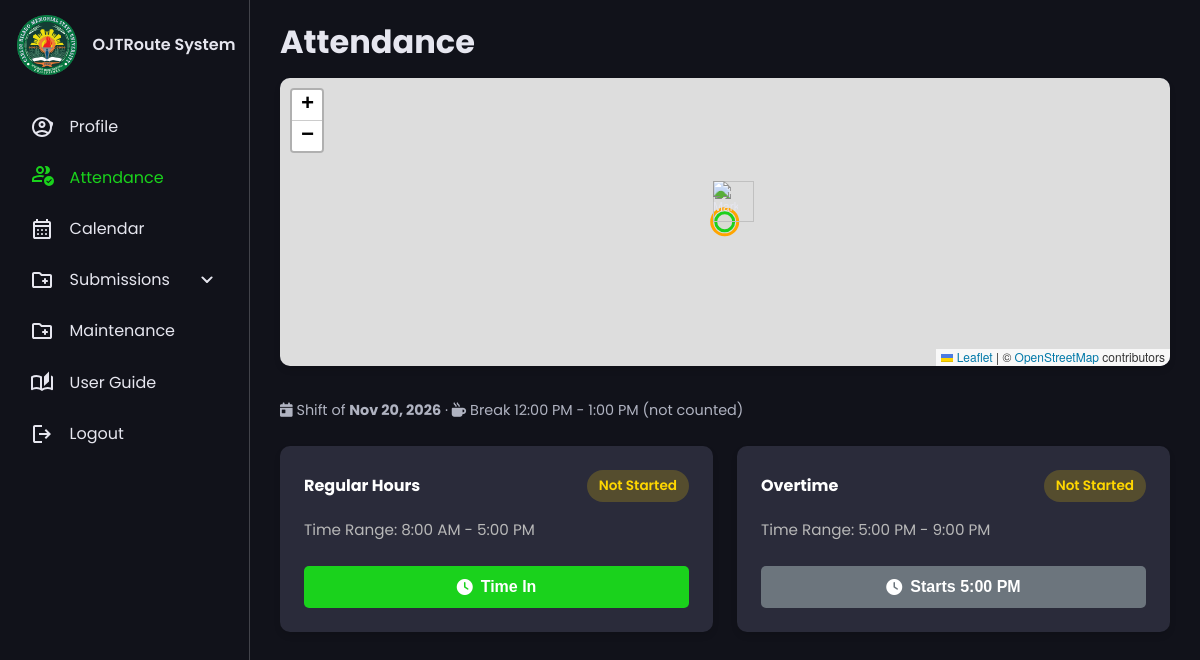
/student/attendance.php (signed in), run on the app's committed database.
### tables this page shows
CREATE TABLE `student_workplaces` (
  `id` int(11) unsigned NOT NULL AUTO_INCREMENT,
  `student_id` int(11) unsigned NOT NULL COMMENT 'FK to students',
  `company_name` varchar(200) NOT NULL,
  `company_head` varchar(100) DEFAULT NULL COMMENT 'Company head/supervisor name',
  `company_address` varchar(255) NOT NULL,
  `position_title` varchar(100) DEFAULT NULL COMMENT 'Student role (e.g., Software Development Intern)',
  `workplace_latitude` decimal(10,8) NOT NULL COMMENT 'GPS latitude for radius verification',
  `workplace_longitude` decimal(11,8) NOT NULL COMMENT 'GPS longitude for radius verification',
  `start_date` date NOT NULL,
  `end_date` date DEFAULT NULL COMMENT 'Nullable if currently active',
  `is_active` tinyint(1) NOT NULL DEFAULT 1 COMMENT 'Active placement flag',
  `created_at` timestamp NOT NULL DEFAULT current_timestamp(),
  `updated_at` timestamp NOT NULL DEFAULT current_timestamp() ON UPDATE current_timestamp(),
  `supervisor_position` varchar(255) NOT NULL,
  `head_trainee` varchar(255) NOT NULL,
  `head_trainee_position` varchar(255) NOT NULL,
  `head_trainee_contact` varchar(255) NOT NULL,
  `head_trainee_email` varchar(255) NOT NULL,
  `schedule_start_time` time DEFAULT NULL COMMENT 'Shift start (workplace local time)',
  `schedule_end_time` time DEFAULT NULL COMMENT 'Shift end; earlier than start = night shift ending next day',
  `break_start_time` time DEFAULT NULL COMMENT 'Unpaid break start (workplace local time); NULL = no break',
  `break_minutes` smallint(5) unsigned NOT NULL DEFAULT 0 COMMENT 'Unpaid break length in minutes',
  `timezone` varchar(64) NOT NULL DEFAULT 'Asia/Manila' COMMENT 'IANA timezone of the workplace, e.g. Asia/Manila, Asia/Tokyo',
  PRIMARY KEY (`id`),
  KEY `idx_student_id` (`student_id`),
  KEY `idx_is_active` (`is_active`),
  KEY `idx_start_date` (`start_date`),
  KEY `idx_student_workplaces_student_active` (`student_id`,`is_active`),
  CONSTRAINT `fk_workplaces_student` FOREIGN KEY (`student_id`) REFERENCES `students` (`id`) ON DELETE CASCADE ON UPDATE CASCADE
);

### app/services/StudentService.php (called while the page is built, shortened)
<?php
require_once __DIR__ . '/ShiftSchedule.php';
class StudentService
{
    private $db;
    private $config;
    public function __construct()
    {
        $configPath = __DIR__ . '/../../config/database.php';
        if (file_exists($configPath)) {
            $this->config = require $configPath;
        } else {
            throw new \Exception('Database configuration file not found');
        }
    }
    public function getStudentDbId($userId)
    {
        $stmt = $this->db->prepare("SELECT id FROM students WHERE user_id = ?");
        $stmt->execute([$userId]);
        return $stmt->fetchColumn();
    }
    private function connect()
    {
        try {
            $dsn = sprintf(
                "mysql:host=%s;dbname=%s;charset=%s",
                $this->config['host'],
                $this->config['dbname'],
                $this->config['charset']
            );
            $this->db = new \PDO(
                $dsn,
                $this->config['username'],
                $this->config['password'],
                $this->config['options']
            );
        } catch (\PDOException $e) {
            throw new \Exception('Database connection failed: ' . $e->getMessage());
        }
    }
    public function getShiftSchedule($studentId)
    {
        try {
            $stmt = $this->db->prepare("
                SELECT * FROM student_workplaces
                WHERE student_id = ? AND is_active = 1
                ORDER BY id DESC LIMIT 1
            ");
            $stmt->execute([$studentId]);
            $row = $stmt->fetch();
            return new ShiftSchedule(
                $row['schedule_start_time'],
                $row['schedule_end_time'],
                $row['timezone'] ?? null,
                $row['break_start_time'] ?? null,
                $row['break_minutes'] ?? 0
            );
        } catch (\PDOException $e) {
            error_log('Get shift schedule error: ' . $e->getMessage());
            return null;
        }
    }
}

### config/env.php (called while the page is built, shortened)
<?php
if (!function_exists('env')) {
    function env($key, $default = null)
    {
        static $loaded = false;
        if (!$loaded) {
            $loaded = true;
            $file = dirname(__DIR__) . '/.env';
        }
        $value = getenv($key);
        return $value === false ? $default : $value;
    }
}

### config/database.php (called while the page is built, shortened)
<?php
require_once __DIR__ . '/env.php';
return [
    'host' => env('DB_HOST', 'localhost'),
    'dbname' => env('DB_NAME', 'ojt_db'),
    'username' => env('DB_USER', 'root'),
    'password' => env('DB_PASS', ''),
    'charset' => 'utf8mb4',
    'options' => [
        PDO::ATTR_ERRMODE => PDO::ERRMODE_EXCEPTION,
        PDO::ATTR_DEFAULT_FETCH_MODE => PDO::FETCH_ASSOC,
        PDO::ATTR_EMULATE_PREPARES => false,
        PDO::MYSQL_ATTR_INIT_COMMAND => "SET time_zone = '+08:00'",
    ]
];

### app/services/ShiftSchedule.php (called while the page is built, shortened)
<?php
class ShiftSchedule
{
    private $startTime;
    private $endTime;
    private $tz;
    private $breakStart;
    private $breakMinutes;
    public function __construct($startTime, $endTime, $timezone = null, $breakStart = null, $breakMinutes = 0)
    {
        $this->startTime = self::normalizeTime($startTime);
        $this->endTime = self::normalizeTime($endTime);
        $this->tz = new \DateTimeZone(self::isValidTimezone($timezone) ? $timezone : self::STORAGE_TZ);
        $this->breakMinutes = max(0, (int) $breakMinutes);
        $this->breakStart = ($breakStart && $this->breakMinutes > 0) ? self::normalizeTime($breakStart) : null;
    }
    private static function imm(\DateTimeInterface $dt)
    {
        return $dt instanceof \DateTimeImmutable ? $dt : \DateTimeImmutable::createFromMutable($dt);
    }
    public static function storageTz()
    {
        return new \DateTimeZone(self::STORAGE_TZ);
    }
    public static function isValidTimezone($tz)
    {
        return is_string($tz) && $tz !== '' && in_array($tz, \DateTimeZone::listIdentifiers(), true);
    }
    private static function normalizeTime($t)
    {
        $parts = array_map('intval', explode(':', (string) $t));
        return sprintf('%02d:%02d:%02d', $parts[0] ?? 0, $parts[1] ?? 0, $parts[2] ?? 0);
    }
    public function isCrossDay()
    {
        return $this->endTime <= $this->startTime;
    }
    public function windowFor($shiftDate)
    {
        $start = new \DateTimeImmutable($shiftDate . ' ' . $this->startTime, $this->tz);
        $end = new \DateTimeImmutable($shiftDate . ' ' . $this->endTime, $this->tz);
        $breakStart = $breakEnd = null;
        if ($this->breakStart) {
            $breakStart = new \DateTimeImmutable($shiftDate . ' ' . $this->breakStart, $this->tz);
            $breakEnd = $breakStart->modify('+' . $this->breakMinutes . ' minutes');
        }
        return [
            'shift_date' => $shiftDate,
            'start' => $start,
            'end' => $end,
            'overtime_end' => $end->modify('+' . self::OVERTIME_HOURS . ' hours'),
            'break_start' => $breakStart,
            'break_end' => $breakEnd,
        ];
    }
    public function currentWindow(\DateTimeInterface $now = null)
    {
        $now = $now ? self::imm($now) : new \DateTimeImmutable('now');
        $localToday = $now->setTimezone($this->tz)->setTime(0, 0);
        foreach (['-1 day', '+0 day', '+1 day'] as $offset) {
            $w = $this->windowFor($localToday->modify($offset)->format('Y-m-d'));
            if ($now < $w['overtime_end']) {
                if ($now < $w['start']) {
                    $w['phase'] = 'before';
                } elseif ($now < $w['end']) {
                    $w['phase'] = 'regular';
                } else {
                    $w['phase'] = 'overtime';
                }
                return $w;
            }
        }
        throw new \LogicException('Could not resolve shift window');
    }
    public function formatClock(\DateTimeInterface $dt, $shiftDate = null)
    {
        $local = self::imm($dt)->setTimezone($this->tz);
        $label = $local->format('g:i A');
        return $label;
    }
    public function timezoneAbbr(\DateTimeInterface $at = null)
    {
        $at = $at ? self::imm($at) : new \DateTimeImmutable('now');
        $abbr = $at->setTimezone($this->tz)->format('T');
        if ($this->tz->getName() === 'Asia/Manila') {
            return 'PHT';
        }
        return preg_match('/^[+-]\d/', $abbr) ? 'GMT' . $abbr : $abbr;
    }
    public function isPhilippineTime()
    {
        $probe = new \DateTimeImmutable('now');
        return $this->tz->getOffset($probe) === self::storageTz()->getOffset($probe);
    }
}

### public/student/attendance.php (the view, shortened to what this page needs)
<?php
require_once '../../app/services/StudentService.php';
$studentService = new \App\Services\StudentService();
$userId = $_SESSION['user_id'] ?? 0;
$dbId = $studentService->getStudentDbId($userId);
$shiftSchedule = $studentService->getShiftSchedule($dbId);
$hasSchedule = !empty($shiftSchedule);
$currentShift = $hasSchedule ? $shiftSchedule->currentWindow() : null;
$shiftLabels = null;
if ($hasSchedule) {
    $sd = $currentShift['shift_date'];
    $shiftLabels = [
        'start' => $shiftSchedule->formatClock($currentShift['start'], $sd),
        'end' => $shiftSchedule->formatClock($currentShift['end'], $sd),
        'overtime_end' => $shiftSchedule->formatClock($currentShift['overtime_end'], $sd),
        'shift_date' => date('M j, Y', strtotime($sd)),
        'night' => $shiftSchedule->isCrossDay(),
        'tz' => $shiftSchedule->timezoneAbbr(),
        'abroad' => !$shiftSchedule->isPhilippineTime(),
        'break' => $currentShift['break_start']
            ? $shiftSchedule->formatClock($currentShift['break_start'], $sd) . ' - ' . $shiftSchedule->formatClock($currentShift['break_end'], $sd)
            : null,
    ];
}
?>
<!DOCTYPE html>
<html lang="en">
    <link rel="stylesheet" href="../css/student_style.css">
    <link rel="stylesheet" href="https://cdnjs.cloudflare.com/ajax/libs/font-awesome/6.0.0-beta3/css/all.min.css">
    <link rel="stylesheet" href="https://unpkg.com/leaflet@1.9.4/dist/leaflet.css"
 />
</head>
<body>
    <?php require_once 'student_nav.php'; ?>
    <main>
        <div class="attendance-container">
            <h1>Attendance</h1><br>
            <div class="map-container">
                <div id="attendanceMap"></div>
            </div>
            <div class="attendance-blocks">
                <?php if (!$hasSchedule): ?>
                    <div class="attendance-block" style="grid-column: 1/-1; text-align: center; padding: 2rem;">
                        <i class="fas fa-calendar-alt" style="font-size: 2.5rem; color: #ffa500; margin-bottom: 1rem;"></i>
                        <h3 style="color: #ffa500; margin-bottom: 0.5rem;">Working Schedule Not Set</h3>
                        <p style="color: var(--secondary-text-clr); margin-bottom: 1rem;">You must set your working schedule
                            in your profile before you can record attendance.</p>
                        <a href="student_profile.php" class="btn btn-primary"
                            style="display: inline-flex; text-decoration: none;">
                            <i class="fas fa-user-cog"></i> Go to Profile
                        </a>
                    </div>
                <?php else: ?>
                    <div class="shift-info" style="grid-column: 1/-1; font-size: 0.9rem; color: var(--secondary-text-clr);">
                        <i class="fas fa-calendar-day"></i>
                        Shift of <strong><?php echo htmlspecialchars($shiftLabels['shift_date']); ?></strong>
                        <?php if ($shiftLabels['break']): ?>
                            &middot; <i class="fas fa-mug-hot"></i> Break <?php echo htmlspecialchars($shiftLabels['break']); ?> (not counted)
                        <?php endif; ?>
                    </div>
                    <div class="attendance-block">
                        <div class="block-header">
                            <h3>Regular Hours</h3>
                            <span class="status-badge not-started">Not Started</span>
                        </div>
                        <p class="time-range">Time Range: <?php echo htmlspecialchars($shiftLabels['start']); ?> -
                            <?php echo htmlspecialchars($shiftLabels['end']); ?>
                        </p>
                        <button class="time-in-btn" data-block="regular">
                        </button>
                    </div>
                    <div class="attendance-block">
                        <div class="block-header">
                            <h3>Overtime</h3>
                            <span class="status-badge not-started">Not Started</span>
                        </div>
                        <p class="time-range">Time Range: <?php echo htmlspecialchars($shiftLabels['end']); ?> -
                            <?php echo htmlspecialchars($shiftLabels['overtime_end']); ?>
                        </p>
                        <button class="time-in-btn" data-block="overtime">
                        </button>
                    </div>
                <?php endif; ?>
            </div>
        </div>
    </main>
</body>

### public/css/student_style.css (style rules this page uses)
:root { --base-clr: #11121a; --line-clr: #42434a; --hover-clr: #222533; --text-clr: #e6e6ef; --accent-clr: #1ad21c; --secondary-text-clr: #b0b3c1; }
* { margin: 0; padding: 0; }
html { font-family: Poppins, 'Segoe UI', Tahoma, Geneva, Verdana, sans-serif; line-height: 1.5rem; }
body { min-height: 100vh; min-height: 100dvh; background-color: var(--base-clr); color: var(--text-clr); display: grid; grid-template-columns: auto 1fr; }
main { padding: min(30px, 7%); }
main p { color: var(--secondary-text-clr); margin-top: 5px; margin-bottom: 15px; }

### public/student/attendance.php (style rules this page uses)
.map-container { background: #2a2b3a; border-radius: 10px; overflow: hidden; margin-bottom: 2rem; height: 18rem; box-shadow: 0 4px 6px rgba(0, 0, 0, 0.1); }
#attendanceMap { width: 100%; height: 100%; }
.attendance-blocks { display: grid; grid-template-columns: repeat(auto-fill, minmax(25rem, 1fr)); gap: 1.5rem; margin-bottom: 2rem; }
.attendance-block { background: #2a2b3a; border-radius: 10px; padding: 1.5rem; box-shadow: 0 4px 6px rgba(0, 0, 0, 0.1); transition: transform 0.3s ease; }
.block-header { display: flex; justify-content: space-between; align-items: center; margin-bottom: 1rem; }
.block-header h3 { color: #fff; margin: 0; font-size: 1rem; }
.status-badge { padding: 0.25rem 0.75rem; border-radius: 20px; font-size: 0.85rem; font-weight: 600; }
.status-badge.not-started { background-color: #ffd70033; color: #ffd700; }
.time-range { color: #b8b8b8; margin: 0.5rem 0 1.5rem; font-size: 0.95rem; }
.time-in-btn { width: 100%; padding: 0.75rem; background: var(--accent-clr); color: white; border: none; border-radius: 5px; font-size: 1rem; font-weight: 600; cursor: pointer; display: flex; align-items: center; justify-content: center; gap: 0.5rem; transition: all 0.3s ease; }

### data on the page
student_workplaces: schedule_end_time+schedule_start_time "Nov 20, 2026", schedule_end_time+schedule_start_time "12:00 PM - 1:00 PM", schedule_end_time+schedule_start_time "8:00 AM", schedule_end_time+schedule_start_time "5:00 PM", schedule_end_time+schedule_start_time "9:00 PM"
